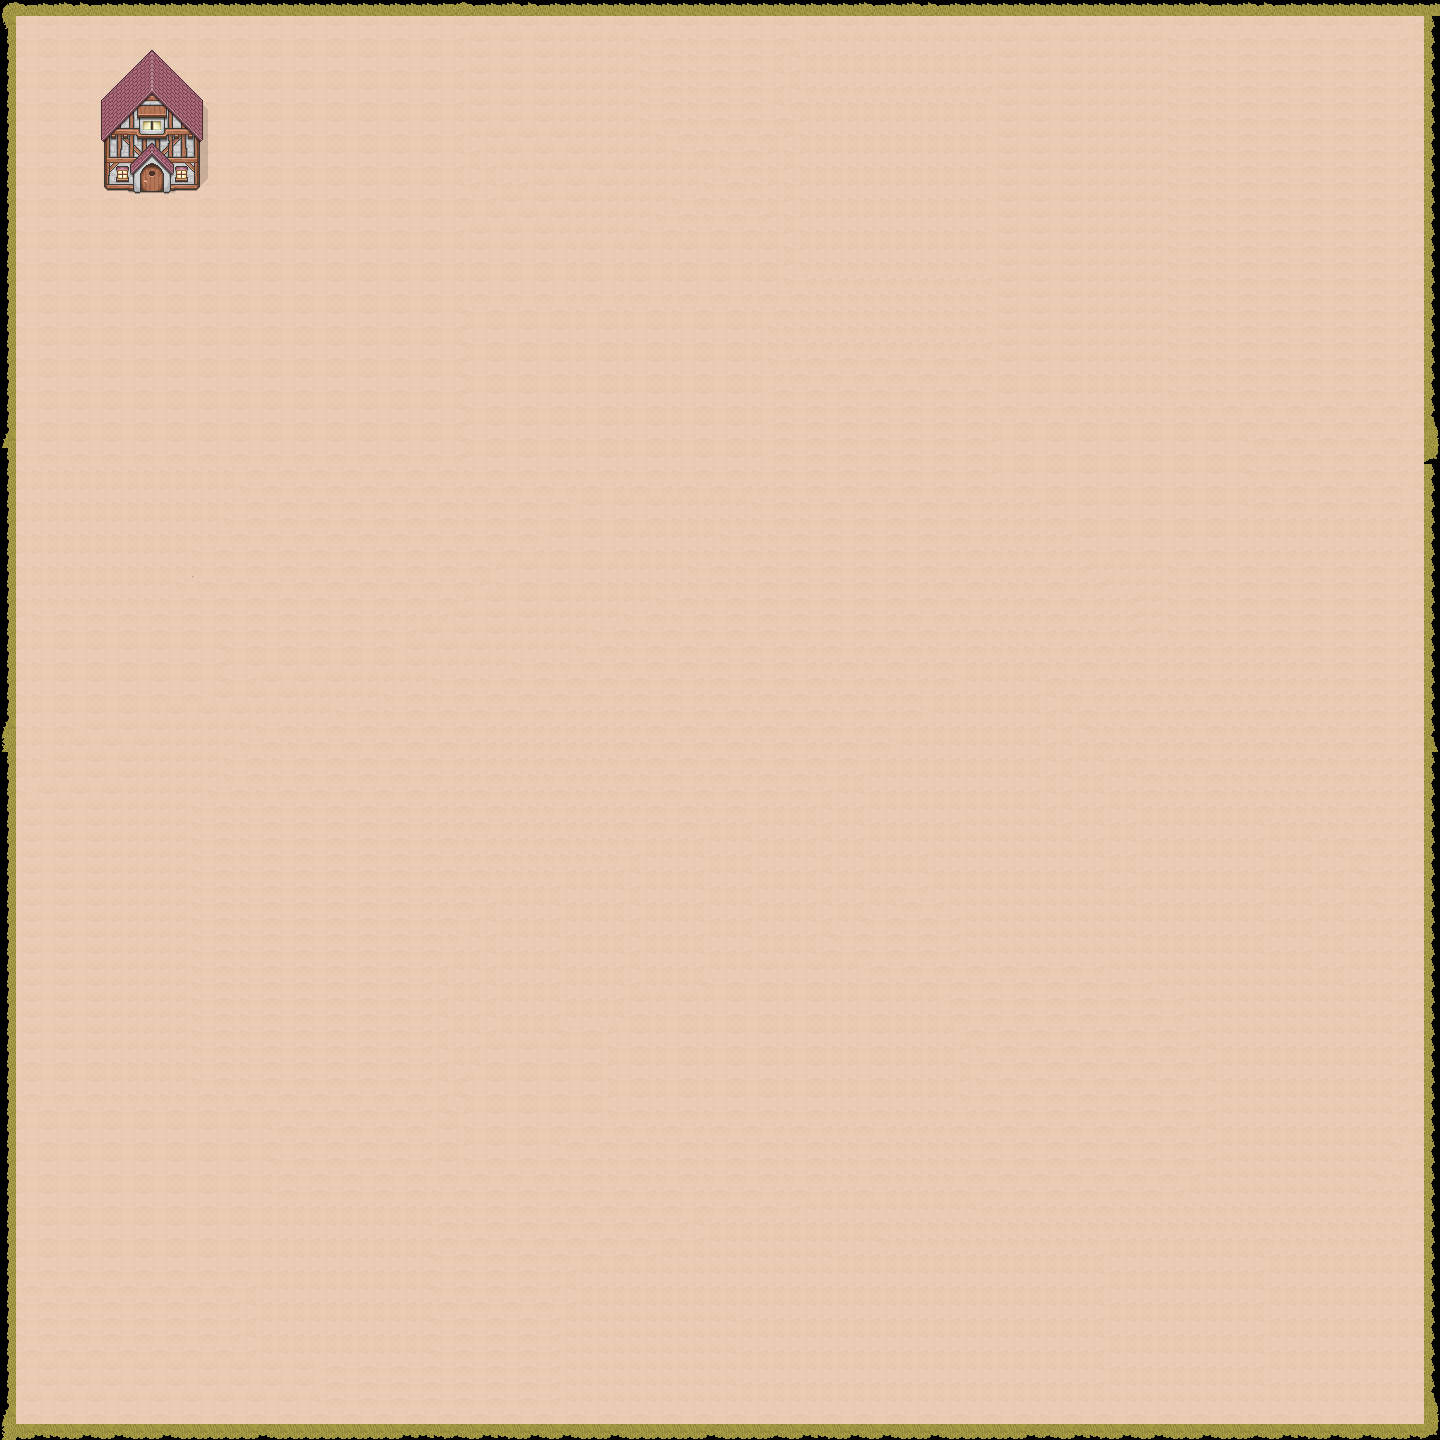

Tiled map render using the project's own tile images. Description and the map definition, with tile-layer contents summarised, below:
An orthogonal 90x90 tile map with 16x16 px tiles, 3 tile layers (ground, objects, door).

<map version="1.0" orientation="orthogonal" renderorder="right-down" width="90" height="90" tilewidth="16" tileheight="16" nextobjectid="22">
 <tileset firstgid="1" name="tilesheet" tilewidth="16" tileheight="16" tilecount="1960" columns="20">
  <image source="tilesheet.png" trans="ffffff" width="320" height="1568" />
 </tileset>
 <layer name="ground" width="90" height="90">
  <data>[8100 cells, 8100 non-empty, 20 distinct tile ids]</data>
 </layer>
 <layer name="objects" width="90" height="90">
  <data>[8100 cells, 74 non-empty, 74 distinct tile ids]</data>
 </layer>
 <layer name="door" width="90" height="90">
  <data>[8100 cells, 1 non-empty, 1 distinct tile ids]</data>
 </layer>
</map>
